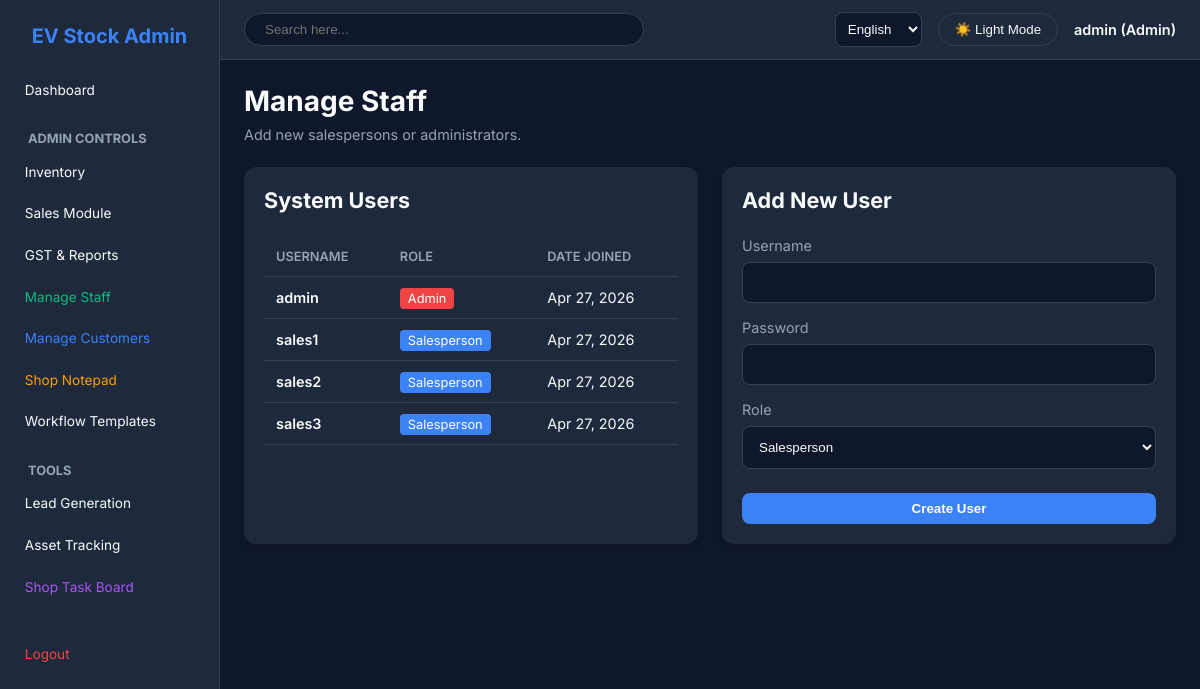
/manage-staff/ (signed in), run on an earlier commit of the app's database.
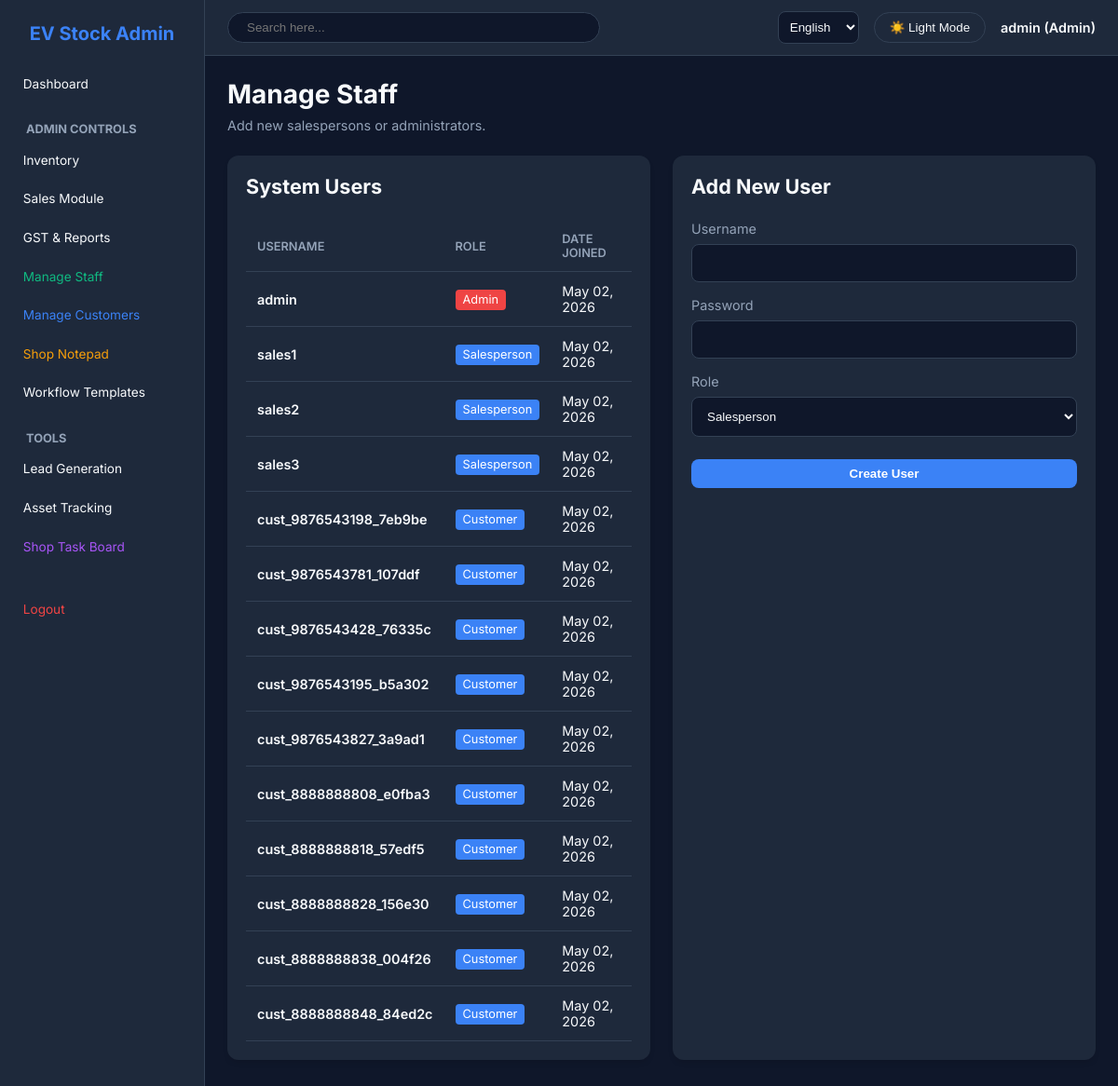
And on a later commit of the database.
### core/models.py (models this page shows, shortened)
class User(AbstractUser):
    ROLE_CHOICES = (
        ('ADMIN', 'Admin'),
        ('SALES', 'Salesperson'),
        ('CUSTOMER', 'Customer'),
    )
    role = models.CharField(max_length=10, choices=ROLE_CHOICES, default='SALES')
    phone_number = models.CharField(max_length=20, blank=True, null=True)
    aadhar_number = models.CharField(max_length=20, blank=True, null=True)
    pan_number = models.CharField(max_length=20, blank=True, null=True)
    aadhar_front_photo = models.ImageField(upload_to='customers/aadhar/', blank=True, null=True)
    aadhar_back_photo = models.ImageField(upload_to='customers/aadhar/', blank=True, null=True)
    pan_photo = models.ImageField(upload_to='customers/pan/', blank=True, null=True)
    misc = models.JSONField(default=dict, blank=True, null=True)

### core/views.py (the view, shortened to what this page needs)
# urls.py: path('manage-staff/', core_views.manage_staff, name='manage_staff'),
@login_required
def manage_staff(request):
    if request.user.role != 'ADMIN':
        return redirect('dashboard')
    staff = User.objects.all()
    return render(request, 'core/manage_staff.html', {'staff': staff})

### templates/core/manage_staff.html (shortened to what this page needs)
{% extends 'base.html' %}
{% load i18n %}
{% block content %}
<div class="header">
    <div>
        <h1>{% trans "Manage Staff" %}</h1>
        <p style="color: var(--text-muted); margin-top: 0.5rem;">{% trans "Add new salespersons or administrators." %}</p>
    </div>
</div>
<div class="grid">
    <div class="card">
        <h2 style="margin-bottom: 1.5rem;">{% trans "System Users" %}</h2>
        <table>
            <thead>
                <tr>
                    <th>{% trans "Username" %}</th>
                    <th>{% trans "Role" %}</th>
                    <th>{% trans "Date Joined" %}</th>
                </tr>
            </thead>
            <tbody>
                {% for u in staff %}
                <tr>
                    <td style="font-weight: 600;">{{ u.username }}</td>
                    <td>
                        <span style="background: {% if u.role == 'ADMIN' %}var(--danger){% else %}var(--primary){% endif %}; padding: 0.2rem 0.5rem; border-radius: 4px; font-size: 0.8rem; color: white;">
                            {{ u.get_role_display }}
                        </span>
                    </td>
                    <td>{{ u.date_joined|date:"M d, Y" }}</td>
                </tr>
                {% endfor %}
            </tbody>
        </table>
    </div>
    <div class="card">
        <h2 style="margin-bottom: 1.5rem;">{% trans "Add New User" %}</h2>
        <form method="post" action="{% url 'manage_staff' %}">
            <div style="margin-bottom: 1rem;">
                <label style="display: block; margin-bottom: 0.5rem; color: var(--text-muted);">{% trans "Username" %}</label>
                <input type="text" name="username" required style="width: 100%; padding: 0.75rem; border-radius: 8px; border: 1px solid var(--border-color); background: var(--bg-color); color: var(--text-color);">
            </div>
            <div style="margin-bottom: 1rem;">
                <label style="display: block; margin-bottom: 0.5rem; color: var(--text-muted);">{% trans "Password" %}</label>
                <input type="password" name="password" required style="width: 100%; padding: 0.75rem; border-radius: 8px; border: 1px solid var(--border-color); background: var(--bg-color); color: var(--text-color);">
            </div>
            <div style="margin-bottom: 1.5rem;">
                <label style="display: block; margin-bottom: 0.5rem; color: var(--text-muted);">{% trans "Role" %}</label>
                <select name="role" required style="width: 100%; padding: 0.75rem; border-radius: 8px; border: 1px solid var(--border-color); background: var(--bg-color); color: var(--text-color);">
                    <option value="SALES">{% trans "Salesperson" %}</option>
                </select>
            </div>
            <button type="submit" class="btn" style="width: 100%;">{% trans "Create User" %}</button>
        </form>
    </div>
</div>
{% endblock %}

### templates/base.html (shortened to what this page needs)
{% load i18n %}
<!DOCTYPE html>
<html lang="en" data-theme="dark">
<head>
</head>
<body>
    {% if request.user.is_authenticated %}
    <div class="sidebar">
        <h2>EV Stock Admin</h2>
        <a href="{% url 'dashboard' %}">{% trans "Dashboard" %}</a>
        {% if request.user.role == 'ADMIN' %}
            <h4 style="margin: 1.5rem 0 0.5rem 1rem; color: var(--text-muted); font-size: 0.8rem; text-transform: uppercase;">{% trans "Admin Controls" %}</h4>
            <a href="{% url 'inventory_list' %}">{% trans "Inventory" %}</a>
            <a href="{% url 'sales_list' %}">{% trans "Sales Module" %}</a>
            <a href="{% url 'gst_report' %}">{% trans "GST & Reports" %}</a>
            <a href="{% url 'manage_staff' %}" style="color: var(--success);">{% trans "Manage Staff" %}</a>
            <a href="{% url 'manage_customers' %}" style="color: var(--primary);">{% trans "Manage Customers" %}</a>
            <a href="{% url 'notes_list' %}" style="color: #f59e0b;">{% trans "Shop Notepad" %}</a>
            <a href="{% url 'template_list' %}">{% trans "Workflow Templates" %}</a>
        {% endif %}
        <h4 style="margin: 1.5rem 0 0.5rem 1rem; color: var(--text-muted); font-size: 0.8rem; text-transform: uppercase;">{% trans "Tools" %}</h4>
        <a href="{% url 'leads_list' %}">{% trans "Lead Generation" %}</a>
        <a href="{% url 'search_asset' %}">{% trans "Asset Tracking" %}</a>
        <a href="{% url 'board_view' %}" style="color: #a855f7;">{% trans "Shop Task Board" %}</a>
        <div style="margin-top: 2rem">
            <a href="{% url 'logout' %}" style="color: var(--danger)">{% trans "Logout" %}</a>
        </div>
    </div>
    {% endif %}
    <div class="main-content">
        <div class="top-navbar">
            <form action="{% url 'global_search' %}" method="get" style="flex: 1; display: flex; max-width: 400px; margin-right: auto;">
                <input type="text" name="q" placeholder="Search here..." required style="width: 100%; padding: 0.5rem 1.25rem; border-radius: 20px; border: 1px solid var(--border-color); background: var(--bg-color); color: var(--text-color);">
            </form>
            <form action="{% url 'set_language' %}" method="post">{% csrf_token %}
                <select name="language" onchange="this.form.submit()" class="language-dropdown">
                    {% get_current_language as LANGUAGE_CODE %}
                    {% get_available_languages as LANGUAGES %}
                    {% for lang in LANGUAGES %}
                        <option value="{{ lang.0 }}" {% if lang.0 == LANGUAGE_CODE %}selected{% endif %}>
                            {{ lang.1 }}
                        </option>
                    {% endfor %}
                </select>
            </form>
            <button class="theme-toggle" id="theme-btn">🌙 Dark Mode</button>
            <span style="font-weight: 600;">{{ request.user.username }} ({{ request.user.get_role_display }})</span>
        </div>
        <div class="content-area">
            {% block content %}{% endblock %}
        </div>
    </div>
</body>
</html>

What changed in the data, as far as the page shows it:
changed User "admin": date_joined "Apr 27, 2026" → "May 02, 2026"
changed User "sales1": date_joined "Apr 27, 2026" → "May 02, 2026"
changed User "sales2": date_joined "Apr 27, 2026" → "May 02, 2026"
changed User "sales3": date_joined "Apr 27, 2026" → "May 02, 2026"
added User: username "cust_9876543198_7eb9be", role "Customer", date_joined "May 02, 2026"
added User: username "cust_9876543781_107ddf", role "Customer", date_joined "May 02, 2026"
added User: username "cust_9876543428_76335c", role "Customer", date_joined "May 02, 2026"
added User: username "cust_9876543195_b5a302", role "Customer", date_joined "May 02, 2026"
added User: username "cust_9876543827_3a9ad1", role "Customer", date_joined "May 02, 2026"
added User: username "cust_8888888808_e0fba3", role "Customer", date_joined "May 02, 2026"
added User: username "cust_8888888818_57edf5", role "Customer", date_joined "May 02, 2026"
added User: username "cust_8888888828_156e30", role "Customer", date_joined "May 02, 2026"
added User: username "cust_8888888838_004f26", role "Customer", date_joined "May 02, 2026"
added User: username "cust_8888888848_84ed2c", role "Customer", date_joined "May 02, 2026"
